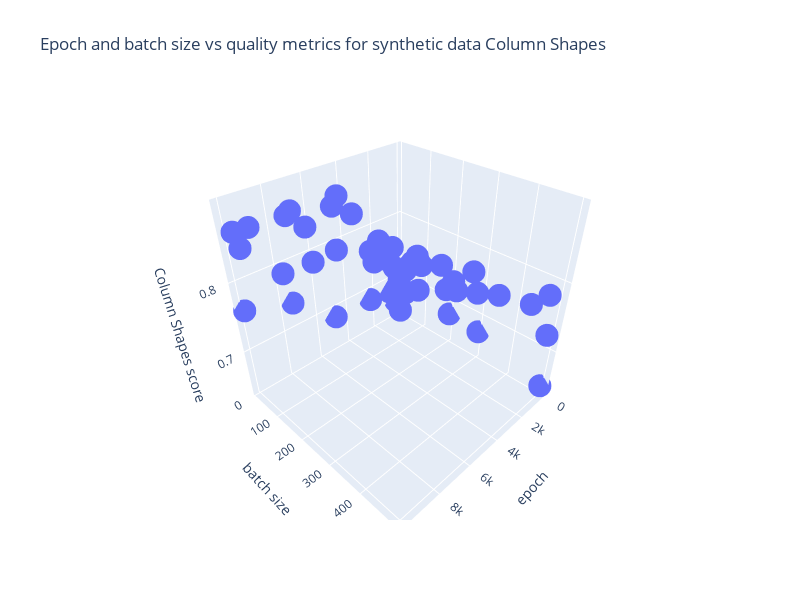
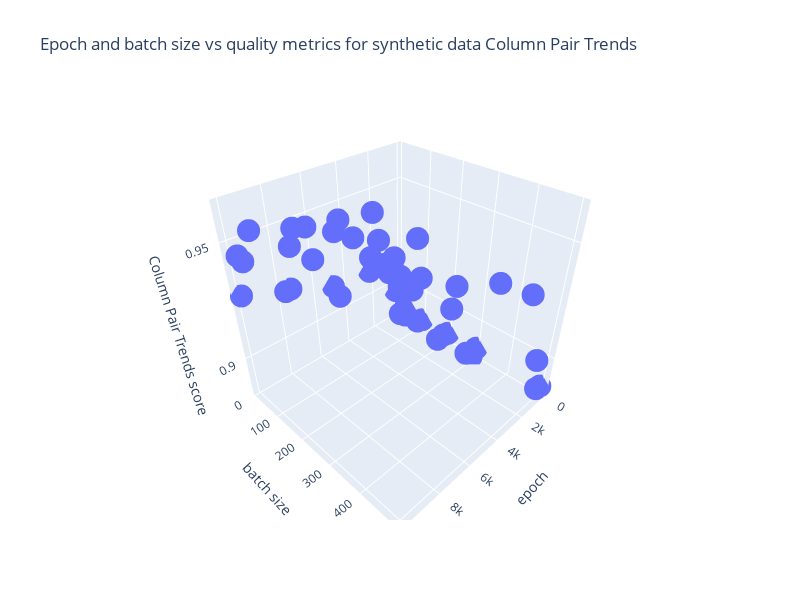
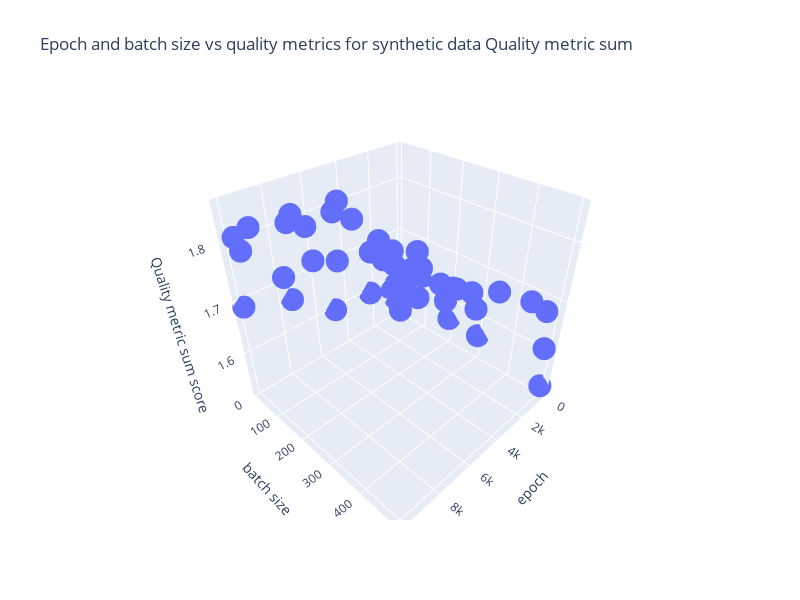

The notebook cell saved with these charts, in order:
### Markdown cell above
**Now we analyze the best hyperparamters based on the Column Shapes score, the Colun Pair Trends score, or the sum of both of them.**

### Code cell
saving_folder = '/Volumes/Jake_ssd/GANS/hyperparameter_tuning'
metric_options = ['Column Shapes', 'Column Pair Trends', 'Quality metric sum']


for metric in metric_options:
    best_score = 0
    best_hyperparameters = None
    epochs_batchsizes_scores = []
    for epoch in epochs_to_try:
        for batch_size in batch_sizes_to_try:
            path = saving_folder + f'/{epoch}_epochs_{batch_size}_batch_size'
            quality_metrics = pd.read_csv(path + '/quality_metrics.csv')
            score = get_quality_metric(metric, path)
            epochs_batchsizes_scores.append((epoch, batch_size, score))
            if(score > best_score):
                best_score = score
                best_hyperparameters = (epoch, batch_size)
        
    x, y, z = zip(*epochs_batchsizes_scores)

    # Create the scatter plot
    scatter = go.Scatter3d(x=x, y=y, z=z, mode='markers')

    # Define the layout
    layout = go.Layout(
        title=f"Epoch and batch size vs quality metrics for synthetic data",
        scene=dict(
            xaxis=dict(title='epoch'),
            yaxis=dict(title='batch size'),
            zaxis=dict(title=f'{metric} score'),
        ),
        width=800,  # Width of the figure in pixels
        height=600  # Height of the figure in pixels
    )

    # Combine the plot and layout
    fig = go.Figure(data=[scatter], layout=layout)

    # Display the plot
    fig.show()

### Figure 1 — Plotly figure (JSON) as saved in the notebook; plotly's stock layout.template omitted (floating-point values rounded to 4 significant figures)
{"data": [{"mode": "markers", "type": "scatter3d", "x": [100, 100, 100, 100, 100, 100, 100, 500, 500, 500, 500, 500, 500, 500, 1000, 1000, 1000, 1000, 1000, 1000, 1000, 2500, 2500, 2500, 2500, 2500, 2500, 2500, 5000, 5000, 5000, 5000, 5000, 5000, 5000, 7500, 7500, 7500, 7500, 7500, 7500, 7500, 10000, 10000, 10000, 10000, 10000, 10000, 10000], "y": [10, 30, 50, 100, 200, 300, 500, 10, 30, 50, 100, 200, 300, 500, 10, 30, 50, 100, 200, 300, 500, 10, 30, 50, 100, 200, 300, 500, 10, 30, 50, 100, 200, 300, 500, 10, 30, 50, 100, 200, 300, 500, 10, 30, 50, 100, 200, 300, 500], "z": [0.6355, 0.6733, 0.7282, 0.7435, 0.6787, 0.6748, 0.6435, 0.6584, 0.7183, 0.7225, 0.6999, 0.7248, 0.7433, 0.7321, 0.6813, 0.7285, 0.7138, 0.7525, 0.7686, 0.7808, 0.795, 0.6857, 0.7532, 0.7896, 0.7898, 0.7842, 0.7836, 0.8018, 0.6875, 0.8557, 0.8719, 0.8577, 0.8194, 0.8436, 0.8435, 0.7421, 0.8645, 0.8736, 0.8632, 0.8556, 0.8745, 0.8782, 0.7625, 0.8671, 0.8521, 0.8851, 0.8551, 0.8888, 0.8913]}], "layout": {"height": 600, "scene": {"xaxis": {"title": {"text": "epoch"}}, "yaxis": {"title": {"text": "batch size"}}, "zaxis": {"title": {"text": "Column Shapes score"}}}, "title": {"text": "Epoch and batch size vs quality metrics for synthetic data Column Shapes"}, "width": 800}}

### Figure 2 — Plotly figure (JSON) as saved in the notebook; plotly's stock layout.template omitted (floating-point values rounded to 4 significant figures)
{"data": [{"mode": "markers", "type": "scatter3d", "x": [100, 100, 100, 100, 100, 100, 100, 500, 500, 500, 500, 500, 500, 500, 1000, 1000, 1000, 1000, 1000, 1000, 1000, 2500, 2500, 2500, 2500, 2500, 2500, 2500, 5000, 5000, 5000, 5000, 5000, 5000, 5000, 7500, 7500, 7500, 7500, 7500, 7500, 7500, 10000, 10000, 10000, 10000, 10000, 10000, 10000], "y": [10, 30, 50, 100, 200, 300, 500, 10, 30, 50, 100, 200, 300, 500, 10, 30, 50, 100, 200, 300, 500, 10, 30, 50, 100, 200, 300, 500, 10, 30, 50, 100, 200, 300, 500, 10, 30, 50, 100, 200, 300, 500, 10, 30, 50, 100, 200, 300, 500], "z": [0.8834, 0.8861, 0.8856, 0.8851, 0.8858, 0.8865, 0.8857, 0.8964, 0.9058, 0.8854, 0.886, 0.8866, 0.8835, 0.8864, 0.908, 0.9172, 0.9034, 0.9052, 0.8864, 0.8879, 0.9036, 0.9139, 0.9427, 0.9314, 0.9242, 0.9237, 0.917, 0.9386, 0.915, 0.9412, 0.9472, 0.9427, 0.9381, 0.9542, 0.9519, 0.9229, 0.9424, 0.9507, 0.9539, 0.9341, 0.9553, 0.9599, 0.9291, 0.9465, 0.9456, 0.9596, 0.9452, 0.9626, 0.9617]}], "layout": {"height": 600, "scene": {"xaxis": {"title": {"text": "epoch"}}, "yaxis": {"title": {"text": "batch size"}}, "zaxis": {"title": {"text": "Column Pair Trends score"}}}, "title": {"text": "Epoch and batch size vs quality metrics for synthetic data Column Pair Trends"}, "width": 800}}

### Figure 3 — Plotly figure (JSON) as saved in the notebook; plotly's stock layout.template omitted (floating-point values rounded to 4 significant figures)
{"data": [{"mode": "markers", "type": "scatter3d", "x": [100, 100, 100, 100, 100, 100, 100, 500, 500, 500, 500, 500, 500, 500, 1000, 1000, 1000, 1000, 1000, 1000, 1000, 2500, 2500, 2500, 2500, 2500, 2500, 2500, 5000, 5000, 5000, 5000, 5000, 5000, 5000, 7500, 7500, 7500, 7500, 7500, 7500, 7500, 10000, 10000, 10000, 10000, 10000, 10000, 10000], "y": [10, 30, 50, 100, 200, 300, 500, 10, 30, 50, 100, 200, 300, 500, 10, 30, 50, 100, 200, 300, 500, 10, 30, 50, 100, 200, 300, 500, 10, 30, 50, 100, 200, 300, 500, 10, 30, 50, 100, 200, 300, 500, 10, 30, 50, 100, 200, 300, 500], "z": [1.519, 1.559, 1.614, 1.629, 1.565, 1.561, 1.529, 1.555, 1.624, 1.608, 1.586, 1.611, 1.627, 1.619, 1.589, 1.646, 1.617, 1.658, 1.655, 1.669, 1.699, 1.6, 1.696, 1.721, 1.714, 1.708, 1.701, 1.74, 1.602, 1.797, 1.819, 1.8, 1.758, 1.798, 1.795, 1.665, 1.807, 1.824, 1.817, 1.79, 1.83, 1.838, 1.692, 1.814, 1.798, 1.845, 1.8, 1.851, 1.853]}], "layout": {"height": 600, "scene": {"xaxis": {"title": {"text": "epoch"}}, "yaxis": {"title": {"text": "batch size"}}, "zaxis": {"title": {"text": "Quality metric sum score"}}}, "title": {"text": "Epoch and batch size vs quality metrics for synthetic data Quality metric sum"}, "width": 800}}
